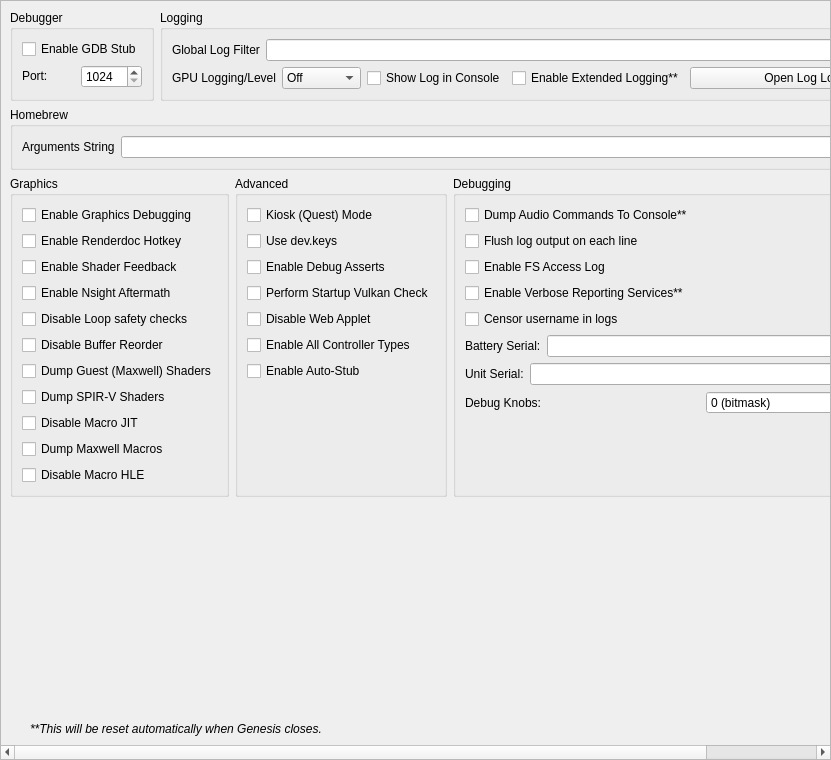
<?xml version="1.0" encoding="UTF-8"?>
<ui version="4.0">
 <class>ConfigureDebug</class>
 <widget class="QScrollArea" name="ConfigureDebug">
  <property name="geometry">
   <rect>
    <x>0</x>
    <y>0</y>
    <width>831</width>
    <height>760</height>
   </rect>
  </property>
  <property name="widgetResizable">
   <bool>true</bool>
  </property>
  <widget class="QWidget" name="widget">
   <property name="geometry">
    <rect>
     <x>0</x>
     <y>0</y>
     <width>829</width>
     <height>758</height>
    </rect>
   </property>
   <layout class="QVBoxLayout" name="verticalLayout_1">
    <item>
     <layout class="QHBoxLayout" name="horizontalLayout">
      <property name="topMargin">
       <number>0</number>
      </property>
      <item>
       <widget class="QGroupBox" name="groupBox">
        <property name="sizePolicy">
         <sizepolicy hsizetype="Preferred" vsizetype="Preferred">
          <horstretch>0</horstretch>
          <verstretch>0</verstretch>
         </sizepolicy>
        </property>
        <property name="title">
         <string>Debugger</string>
        </property>
        <property name="alignment">
         <set>Qt::AlignmentFlag::AlignLeading|Qt::AlignmentFlag::AlignLeft|Qt::AlignmentFlag::AlignTop</set>
        </property>
        <property name="flat">
         <bool>false</bool>
        </property>
        <property name="checkable">
         <bool>false</bool>
        </property>
        <layout class="QVBoxLayout" name="verticalLayout_3">
         <item>
          <widget class="QWidget" name="debug_widget" native="true">
           <property name="sizePolicy">
            <sizepolicy hsizetype="Preferred" vsizetype="Maximum">
             <horstretch>0</horstretch>
             <verstretch>0</verstretch>
            </sizepolicy>
           </property>
           <layout class="QVBoxLayout" name="verticalLayout">
            <property name="sizeConstraint">
             <enum>QLayout::SizeConstraint::SetDefaultConstraint</enum>
            </property>
            <property name="leftMargin">
             <number>0</number>
            </property>
            <property name="topMargin">
             <number>0</number>
            </property>
            <property name="rightMargin">
             <number>0</number>
            </property>
            <property name="bottomMargin">
             <number>0</number>
            </property>
            <item>
             <widget class="QCheckBox" name="toggle_gdbstub">
              <property name="sizePolicy">
               <sizepolicy hsizetype="Maximum" vsizetype="Maximum">
                <horstretch>0</horstretch>
                <verstretch>0</verstretch>
               </sizepolicy>
              </property>
              <property name="text">
               <string>Enable GDB Stub</string>
              </property>
             </widget>
            </item>
            <item>
             <widget class="QWidget" name="horizontalWidget_3" native="true">
              <property name="sizePolicy">
               <sizepolicy hsizetype="Preferred" vsizetype="Maximum">
                <horstretch>0</horstretch>
                <verstretch>0</verstretch>
               </sizepolicy>
              </property>
              <layout class="QHBoxLayout" name="horizontalLayout_3">
               <property name="leftMargin">
                <number>0</number>
               </property>
               <property name="topMargin">
                <number>0</number>
               </property>
               <property name="rightMargin">
                <number>0</number>
               </property>
               <property name="bottomMargin">
                <number>0</number>
               </property>
               <item>
                <widget class="QLabel" name="label_11">
                 <property name="sizePolicy">
                  <sizepolicy hsizetype="Minimum" vsizetype="Maximum">
                   <horstretch>0</horstretch>
                   <verstretch>0</verstretch>
                  </sizepolicy>
                 </property>
                 <property name="text">
                  <string>Port:</string>
                 </property>
                </widget>
               </item>
               <item>
                <widget class="QSpinBox" name="gdbport_spinbox">
                 <property name="sizePolicy">
                  <sizepolicy hsizetype="Preferred" vsizetype="Maximum">
                   <horstretch>0</horstretch>
                   <verstretch>0</verstretch>
                  </sizepolicy>
                 </property>
                 <property name="minimum">
                  <number>1024</number>
                 </property>
                 <property name="maximum">
                  <number>65535</number>
                 </property>
                </widget>
               </item>
              </layout>
             </widget>
            </item>
           </layout>
          </widget>
         </item>
        </layout>
       </widget>
      </item>
      <item>
       <widget class="QGroupBox" name="groupBox_2">
        <property name="sizePolicy">
         <sizepolicy hsizetype="Expanding" vsizetype="Preferred">
          <horstretch>0</horstretch>
          <verstretch>0</verstretch>
         </sizepolicy>
        </property>
        <property name="title">
         <string>Logging</string>
        </property>
        <layout class="QGridLayout" name="gridLayout_1">
         <item row="0" column="0" colspan="4">
          <widget class="QWidget" name="logging_widget" native="true">
           <property name="sizePolicy">
            <sizepolicy hsizetype="Preferred" vsizetype="Maximum">
             <horstretch>0</horstretch>
             <verstretch>0</verstretch>
            </sizepolicy>
           </property>
           <layout class="QHBoxLayout" name="horizontalLayout_1">
            <property name="leftMargin">
             <number>0</number>
            </property>
            <property name="topMargin">
             <number>0</number>
            </property>
            <property name="rightMargin">
             <number>0</number>
            </property>
            <property name="bottomMargin">
             <number>0</number>
            </property>
            <item>
             <widget class="QLabel" name="label_1">
              <property name="sizePolicy">
               <sizepolicy hsizetype="Preferred" vsizetype="Preferred">
                <horstretch>0</horstretch>
                <verstretch>0</verstretch>
               </sizepolicy>
              </property>
              <property name="text">
               <string>Global Log Filter</string>
              </property>
             </widget>
            </item>
            <item>
             <widget class="QLineEdit" name="log_filter_edit"/>
            </item>
           </layout>
          </widget>
         </item>
         <item row="1" column="0">
          <widget class="QWidget" name="gpu_log_level_widget" native="true">
           <property name="sizePolicy">
            <sizepolicy hsizetype="Preferred" vsizetype="Maximum">
             <horstretch>0</horstretch>
             <verstretch>0</verstretch>
            </sizepolicy>
           </property>
           <layout class="QHBoxLayout" name="gpu_log_level_layout">
            <property name="leftMargin">
             <number>0</number>
            </property>
            <property name="topMargin">
             <number>0</number>
            </property>
            <property name="rightMargin">
             <number>0</number>
            </property>
            <property name="bottomMargin">
             <number>0</number>
            </property>
            <item>
             <widget class="QLabel" name="gpu_log_level_label">
              <property name="text">
               <string>GPU Logging/Level</string>
              </property>
             </widget>
            </item>
            <item>
             <widget class="QComboBox" name="gpu_log_level">
              <property name="toolTip">
               <string>Detail level for GPU logs. Off disables logging entirely.</string>
              </property>
              <item>
               <property name="text">
                <string>Off</string>
               </property>
              </item>
              <item>
               <property name="text">
                <string>Errors</string>
               </property>
              </item>
              <item>
               <property name="text">
                <string>Standard</string>
               </property>
              </item>
              <item>
               <property name="text">
                <string>Verbose</string>
               </property>
              </item>
              <item>
               <property name="text">
                <string>All</string>
               </property>
              </item>
             </widget>
            </item>
           </layout>
          </widget>
         </item>
         <item row="1" column="1">
          <widget class="QCheckBox" name="toggle_console">
           <property name="text">
            <string>Show Log in Console</string>
           </property>
          </widget>
         </item>
         <item row="1" column="2">
          <widget class="QCheckBox" name="extended_logging">
           <property name="enabled">
            <bool>true</bool>
           </property>
           <property name="toolTip">
            <string>When checked, the max size of the log increases from 100 MB to 1 GB</string>
           </property>
           <property name="text">
            <string>Enable Extended Logging**</string>
           </property>
          </widget>
         </item>
         <item row="1" column="3">
          <widget class="QPushButton" name="open_log_button">
           <property name="sizePolicy">
            <sizepolicy hsizetype="Expanding" vsizetype="Maximum">
             <horstretch>1</horstretch>
             <verstretch>0</verstretch>
            </sizepolicy>
           </property>
           <property name="minimumSize">
            <size>
             <width>250</width>
             <height>0</height>
            </size>
           </property>
           <property name="text">
            <string>Open Log Location</string>
           </property>
          </widget>
         </item>
        </layout>
       </widget>
      </item>
     </layout>
    </item>
    <item>
     <widget class="QGroupBox" name="groupBox_3">
      <property name="title">
       <string>Homebrew</string>
      </property>
      <layout class="QVBoxLayout" name="verticalLayout_5">
       <item>
        <layout class="QHBoxLayout" name="horizontalLayout_4">
         <item>
          <widget class="QLabel" name="label_3">
           <property name="text">
            <string>Arguments String</string>
           </property>
          </widget>
         </item>
         <item>
          <widget class="QLineEdit" name="homebrew_args_edit"/>
         </item>
        </layout>
       </item>
      </layout>
     </widget>
    </item>
    <item>
     <layout class="QHBoxLayout" name="horizontalLayout_2">
      <item>
       <widget class="QGroupBox" name="groupBox_4">
        <property name="title">
         <string>Graphics</string>
        </property>
        <layout class="QGridLayout" name="gridLayout_2">
         <item row="4" column="0">
          <widget class="QCheckBox" name="disable_loop_safety_checks">
           <property name="toolTip">
            <string>When checked, it executes shaders without loop logic changes</string>
           </property>
           <property name="text">
            <string>Disable Loop safety checks</string>
           </property>
          </widget>
         </item>
         <item row="9" column="0">
          <widget class="QCheckBox" name="dump_macros">
           <property name="enabled">
            <bool>true</bool>
           </property>
           <property name="toolTip">
            <string>When checked, it will dump all the macro programs of the GPU</string>
           </property>
           <property name="text">
            <string>Dump Maxwell Macros</string>
           </property>
          </widget>
         </item>
         <item row="3" column="0">
          <widget class="QCheckBox" name="enable_nsight_aftermath">
           <property name="toolTip">
            <string>When checked, it enables Nsight Aftermath crash dumps</string>
           </property>
           <property name="text">
            <string>Enable Nsight Aftermath</string>
           </property>
          </widget>
         </item>
         <item row="6" column="0">
          <widget class="QCheckBox" name="dump_guest_shaders">
           <property name="enabled">
            <bool>true</bool>
           </property>
           <property name="toolTip">
            <string>When checked, it will dump original Maxwell guest shader bytecode (the input to the recompiler) as .ash files under DumpDir/shaders/. Useful for inspection with nvdisasm.</string>
           </property>
           <property name="text">
            <string>Dump Guest (Maxwell) Shaders</string>
           </property>
          </widget>
         </item>
         <item row="1" column="0">
          <widget class="QCheckBox" name="enable_renderdoc_hotkey">
           <property name="text">
            <string>Enable Renderdoc Hotkey</string>
           </property>
          </widget>
         </item>
         <item row="8" column="0">
          <widget class="QCheckBox" name="disable_macro_jit">
           <property name="enabled">
            <bool>true</bool>
           </property>
           <property name="toolTip">
            <string>When checked, it disables the macro Just In Time compiler. Enabling this makes games run slower</string>
           </property>
           <property name="text">
            <string>Disable Macro JIT</string>
           </property>
          </widget>
         </item>
         <item row="10" column="0">
          <widget class="QCheckBox" name="disable_macro_hle">
           <property name="enabled">
            <bool>true</bool>
           </property>
           <property name="toolTip">
            <string>When checked, it disables the macro HLE functions. Enabling this makes games run slower</string>
           </property>
           <property name="text">
            <string>Disable Macro HLE</string>
           </property>
          </widget>
         </item>
         <item row="0" column="0">
          <widget class="QCheckBox" name="enable_graphics_debugging">
           <property name="enabled">
            <bool>true</bool>
           </property>
           <property name="toolTip">
            <string>When checked, the graphics API enters a slower debugging mode</string>
           </property>
           <property name="text">
            <string>Enable Graphics Debugging</string>
           </property>
          </widget>
         </item>
         <item row="11" column="0">
          <spacer name="verticalSpacer_5">
           <property name="orientation">
            <enum>Qt::Orientation::Vertical</enum>
           </property>
           <property name="sizeType">
            <enum>QSizePolicy::Policy::Preferred</enum>
           </property>
           <property name="sizeHint" stdset="0">
            <size>
             <width>20</width>
             <height>0</height>
            </size>
           </property>
          </spacer>
         </item>
         <item row="2" column="0">
          <widget class="QCheckBox" name="enable_shader_feedback">
           <property name="toolTip">
            <string>When checked, yuzu will log statistics about the compiled pipeline cache</string>
           </property>
           <property name="text">
            <string>Enable Shader Feedback</string>
           </property>
          </widget>
         </item>
         <item row="5" column="0">
          <widget class="QCheckBox" name="disable_buffer_reorder">
           <property name="toolTip">
            <string>&lt;html&gt;&lt;head/&gt;&lt;body&gt;&lt;p&gt;When checked, disables reordering of mapped memory uploads which allows to associate uploads with specific draws. May reduce performance in some cases.&lt;/p&gt;&lt;/body&gt;&lt;/html&gt;</string>
           </property>
           <property name="text">
            <string>Disable Buffer Reorder</string>
           </property>
          </widget>
         </item>
         <item row="7" column="0">
          <widget class="QCheckBox" name="gpu_log_shader_dumps">
           <property name="toolTip">
            <string>When checked, it will dump the recompiler's output SPIR-V binaries (.spv) under LogDir/shaders/. Inspect via SPIRV-Tools (spirv-dis / spirv-cross / spirv-val) or RenderDoc.</string>
           </property>
           <property name="text">
            <string>Dump SPIR-V Shaders</string>
           </property>
          </widget>
         </item>
        </layout>
       </widget>
      </item>
      <item>
       <widget class="QGroupBox" name="groupBox_6">
        <property name="title">
         <string>Advanced</string>
        </property>
        <layout class="QGridLayout" name="gridLayout_4">
         <item row="3" column="0">
          <widget class="QCheckBox" name="perform_vulkan_check">
           <property name="toolTip">
            <string>Enables yuzu to check for a working Vulkan environment when the program starts up. Disable this if this is causing issues with external programs seeing yuzu.</string>
           </property>
           <property name="text">
            <string>Perform Startup Vulkan Check</string>
           </property>
          </widget>
         </item>
         <item row="4" column="0">
          <widget class="QCheckBox" name="disable_web_applet">
           <property name="text">
            <string>Disable Web Applet</string>
           </property>
          </widget>
         </item>
         <item row="5" column="0">
          <widget class="QCheckBox" name="enable_all_controllers">
           <property name="text">
            <string>Enable All Controller Types</string>
           </property>
          </widget>
         </item>
         <item row="6" column="0">
          <widget class="QCheckBox" name="use_auto_stub">
           <property name="text">
            <string>Enable Auto-Stub</string>
           </property>
          </widget>
         </item>
         <item row="0" column="0">
          <widget class="QCheckBox" name="quest_flag">
           <property name="text">
            <string>Kiosk (Quest) Mode</string>
           </property>
          </widget>
         </item>
         <item row="1" column="0">
          <widget class="QCheckBox" name="use_dev_keys">
           <property name="text">
            <string>Use dev.keys</string>
           </property>
          </widget>
         </item>
         <item row="2" column="0">
          <widget class="QCheckBox" name="use_debug_asserts">
           <property name="text">
            <string>Enable Debug Asserts</string>
           </property>
          </widget>
         </item>
         <item row="7" column="0">
          <spacer name="verticalSpacer_4">
           <property name="orientation">
            <enum>Qt::Orientation::Vertical</enum>
           </property>
           <property name="sizeType">
            <enum>QSizePolicy::Policy::Expanding</enum>
           </property>
           <property name="sizeHint" stdset="0">
            <size>
             <width>20</width>
             <height>0</height>
            </size>
           </property>
          </spacer>
         </item>
        </layout>
       </widget>
      </item>
      <item>
       <widget class="QGroupBox" name="groupBox_5">
        <property name="title">
         <string>Debugging</string>
        </property>
        <layout class="QGridLayout" name="gridLayout_3">
         <item row="6" column="0">
          <widget class="QWidget" name="serial_battery_widget" native="true">
           <property name="sizePolicy">
            <sizepolicy hsizetype="Preferred" vsizetype="Maximum">
             <horstretch>0</horstretch>
             <verstretch>0</verstretch>
            </sizepolicy>
           </property>
           <layout class="QHBoxLayout" name="horizontalLayout_11">
            <property name="leftMargin">
             <number>0</number>
            </property>
            <property name="topMargin">
             <number>0</number>
            </property>
            <property name="rightMargin">
             <number>0</number>
            </property>
            <property name="bottomMargin">
             <number>0</number>
            </property>
            <item>
             <widget class="QLabel" name="label_12">
              <property name="sizePolicy">
               <sizepolicy hsizetype="Preferred" vsizetype="Preferred">
                <horstretch>0</horstretch>
                <verstretch>0</verstretch>
               </sizepolicy>
              </property>
              <property name="text">
               <string>Battery Serial:</string>
              </property>
             </widget>
            </item>
            <item>
             <widget class="QLineEdit" name="serial_battery_edit"/>
            </item>
           </layout>
          </widget>
         </item>
         <item row="8" column="0">
          <widget class="QWidget" name="debug_knobs_widget" native="true">
           <property name="sizePolicy">
            <sizepolicy hsizetype="Preferred" vsizetype="Maximum">
             <horstretch>0</horstretch>
             <verstretch>0</verstretch>
            </sizepolicy>
           </property>
           <layout class="QHBoxLayout" name="horizontalLayout_debug_knobs">
            <property name="leftMargin">
             <number>0</number>
            </property>
            <property name="topMargin">
             <number>0</number>
            </property>
            <property name="rightMargin">
             <number>0</number>
            </property>
            <property name="bottomMargin">
             <number>0</number>
            </property>
            <item>
             <widget class="QLabel" name="label_debug_knobs">
              <property name="sizePolicy">
               <sizepolicy hsizetype="Preferred" vsizetype="Preferred">
                <horstretch>0</horstretch>
                <verstretch>0</verstretch>
               </sizepolicy>
              </property>
              <property name="text">
               <string>Debug Knobs:</string>
              </property>
             </widget>
            </item>
            <item>
             <widget class="QSpinBox" name="debug_knobs_spinbox">
              <property name="minimum">
               <number>0</number>
              </property>
              <property name="maximum">
               <number>65535</number>
              </property>
              <property name="toolTip">
               <string>Bitmask for quick development toggles</string>
              </property>
              <property name="statusTip">
               <string>Set debug knobs (bitmask)</string>
              </property>
              <property name="whatsThis">
               <string>16-bit debug knob set for quick development toggles</string>
              </property>
              <property name="suffix">
               <string> (bitmask)</string>
              </property>
             </widget>
            </item>
           </layout>
          </widget>
         </item>
         <item row="7" column="0">
          <widget class="QWidget" name="serial_board_widget" native="true">
           <property name="sizePolicy">
            <sizepolicy hsizetype="Preferred" vsizetype="Maximum">
             <horstretch>0</horstretch>
             <verstretch>0</verstretch>
            </sizepolicy>
           </property>
           <layout class="QHBoxLayout" name="horizontalLayout_12">
            <property name="leftMargin">
             <number>0</number>
            </property>
            <property name="topMargin">
             <number>0</number>
            </property>
            <property name="rightMargin">
             <number>0</number>
            </property>
            <property name="bottomMargin">
             <number>0</number>
            </property>
            <item>
             <widget class="QLabel" name="label_13">
              <property name="sizePolicy">
               <sizepolicy hsizetype="Preferred" vsizetype="Preferred">
                <horstretch>0</horstretch>
                <verstretch>0</verstretch>
               </sizepolicy>
              </property>
              <property name="text">
               <string>Unit Serial:</string>
              </property>
             </widget>
            </item>
            <item>
             <widget class="QLineEdit" name="serial_board_edit"/>
            </item>
           </layout>
          </widget>
         </item>
         <item row="20" column="0">
          <spacer name="verticalSpacer_3">
           <property name="orientation">
            <enum>Qt::Orientation::Vertical</enum>
           </property>
           <property name="sizeType">
            <enum>QSizePolicy::Policy::Expanding</enum>
           </property>
           <property name="sizeHint" stdset="0">
            <size>
             <width>20</width>
             <height>0</height>
            </size>
           </property>
          </spacer>
         </item>
         <item row="1" column="0">
          <widget class="QCheckBox" name="dump_audio_commands">
           <property name="toolTip">
            <string>Enable this to output the latest generated audio command list to the console. Only affects games using the audio renderer.</string>
           </property>
           <property name="text">
            <string>Dump Audio Commands To Console**</string>
           </property>
          </widget>
         </item>
         <item row="2" column="0">
          <widget class="QCheckBox" name="flush_line">
           <property name="text">
            <string>Flush log output on each line</string>
           </property>
          </widget>
         </item>
         <item row="3" column="0">
          <widget class="QCheckBox" name="fs_access_log">
           <property name="text">
            <string>Enable FS Access Log</string>
           </property>
          </widget>
         </item>
         <item row="4" column="0">
          <widget class="QCheckBox" name="reporting_services">
           <property name="text">
            <string>Enable Verbose Reporting Services**</string>
           </property>
          </widget>
         </item>
         <item row="5" column="0">
          <widget class="QCheckBox" name="censor_username">
           <property name="text">
            <string>Censor username in logs</string>
           </property>
          </widget>
         </item>
        </layout>
       </widget>
      </item>
     </layout>
    </item>
    <item>
     <spacer name="verticalSpacer">
      <property name="orientation">
       <enum>Qt::Orientation::Vertical</enum>
      </property>
      <property name="sizeHint" stdset="0">
       <size>
        <width>20</width>
        <height>0</height>
       </size>
      </property>
     </spacer>
    </item>
    <item>
     <widget class="QLabel" name="label_5">
      <property name="sizePolicy">
       <sizepolicy hsizetype="Expanding" vsizetype="Preferred">
        <horstretch>0</horstretch>
        <verstretch>0</verstretch>
       </sizepolicy>
      </property>
      <property name="font">
       <font>
        <italic>true</italic>
       </font>
      </property>
      <property name="text">
    <string>**This will be reset automatically when Genesis closes.</string>
      </property>
      <property name="indent">
       <number>20</number>
      </property>
     </widget>
    </item>
   </layout>
  </widget>
 </widget>
 <tabstops>
  <tabstop>log_filter_edit</tabstop>
  <tabstop>toggle_console</tabstop>
  <tabstop>extended_logging</tabstop>
  <tabstop>open_log_button</tabstop>
  <tabstop>homebrew_args_edit</tabstop>
  <tabstop>enable_graphics_debugging</tabstop>
  <tabstop>enable_shader_feedback</tabstop>
  <tabstop>enable_nsight_aftermath</tabstop>
  <tabstop>fs_access_log</tabstop>
  <tabstop>reporting_services</tabstop>
  <tabstop>quest_flag</tabstop>
  <tabstop>use_debug_asserts</tabstop>
 </tabstops>
 <resources/>
 <connections/>
</ui>
